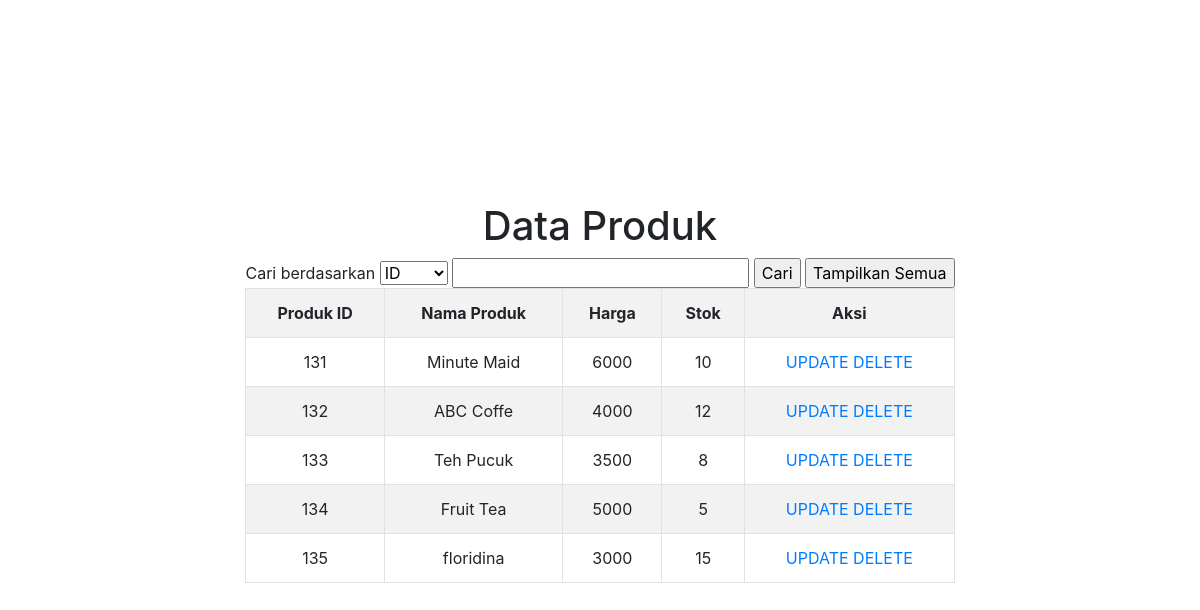
/tabelproduk.php (signed in), run on the app's committed database.
### tables this page shows
CREATE TABLE `produk` (
  `ProdukID` int(11) NOT NULL,
  `NamaProduk` varchar(50) NOT NULL,
  `Harga` int(50) NOT NULL,
  `Stok` int(11) NOT NULL
);

### tabelproduk.php (the view, shortened to what this page needs)
<?php
if (!isset($_SESSION["id_kasir"])) {
    header("location:login.php");
} else {
?>
<!DOCTYPE html>
<html lang="en">
<head>
  <link rel="stylesheet" href="https://maxcdn.bootstrapcdn.com/bootstrap/4.0.0/css/bootstrap.min.css">
    </body>
<div class="container">
        <div class="d-flex justify-content-center align-items-center" style="height: 100vh">
            <div class="text-center">
                <h1>Data Produk</h1>
<link rel="stylesheet" href="https://cdnjs.cloudflare.com/ajax/libs/font-awesome/4.7.0/css/font-awesome.min.css">
 <form action="" method="post">
                    Cari berdasarkan
                    <select name="pilih">
                        <option value="ProdukID">ID</option>
                    </select>
                    <input type="text" name="tekscari" size="24">
                    <input type="submit" name="cari" value="Cari">
                    <input type="submit" name="semua" value="Tampilkan Semua">
                </form>
                <table class="table table-bordered table-striped">
                    <tr>
                        <th>Produk ID</th>
                        <th>Nama Produk</th>
                        <th>Harga</th>
                        <th>Stok</th>
                        <th colspan="2">Aksi</th>
                    </tr>
                    <?php
                    include "koneksi.php";
                    $tampil = mysqli_query($koneksi, "SELECT*FROM produk");
                    foreach ($tampil as $row) {
                    ?>
                    <tr>
                        <td><?php echo "$row[ProdukID]"; ?></td>
                        <td><?php echo "$row[NamaProduk]"; ?></td>
                        <td><?php echo "$row[Harga]"; ?></td>
                        <td><?php echo "$row[Stok]"; ?></td>
                        <td><?php echo "<a href='update.php?id=$row[ProdukID]'> UPDATE </a>
                         <a href='delete.php?id=$row[ProdukID]'> DELETE </a>"; ?></td>
                    </tr>
                    <?php } ?>
                </table>
            </div>
        </div>
    </div>
</body>
</html>
<?php
}
?>

### data on the page
produk: ProdukID "131", NamaProduk "Minute Maid", Harga "6000", Stok "10"
produk: ProdukID "132", NamaProduk "ABC Coffe", Harga "4000", Stok "12"
produk: ProdukID "133", NamaProduk "Teh Pucuk", Harga "3500", Stok "8"
produk: ProdukID "134", NamaProduk "Fruit Tea", Harga "5000", Stok "5"
produk: ProdukID "135", NamaProduk "floridina", Harga "3000", Stok "15"
